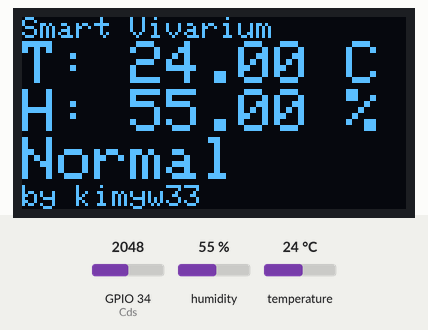
Recording of a sketch running on a simulated ESP32. On the bench: 128×64 one-colour display. The test bench sets the inputs (shaded band); at power-on: humidity 55 %, GPIO 34 (Cds) = 2048, temperature 24 °C.

Above: at 2.7 s.
2.8 s: humidity set to 22 %
At 4.6 s:
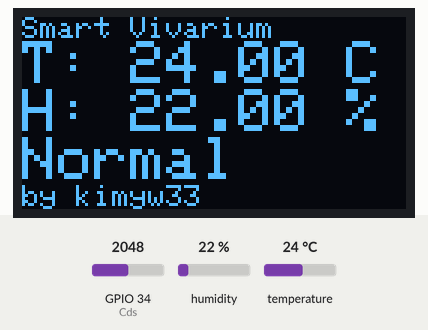
5.8 s: GPIO 34 (Cds) set to 1590
At 6.7 s:
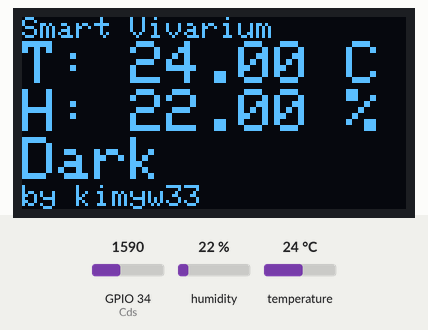
8.8 s: GPIO 34 (Cds) set to 780
At 11.0 s:
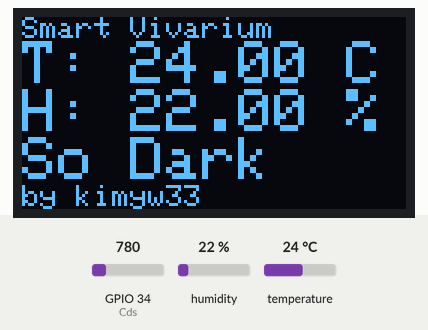
11.8 s: GPIO 34 (Cds) set to 2866
At 13.1 s:
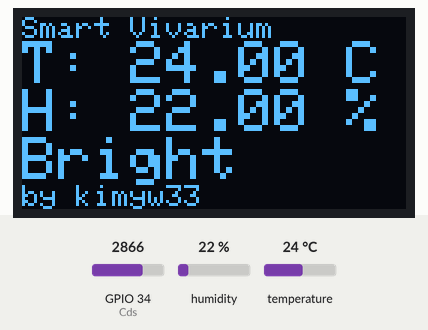
14.8 s: GPIO 34 (Cds) set to 3310
At 17.3 s:
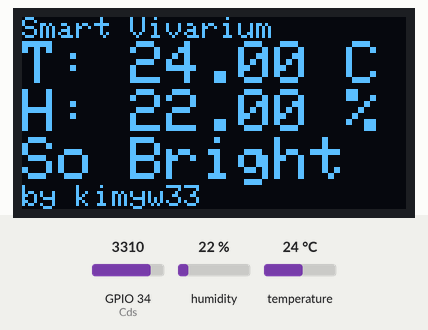
17.9 s: temperature set to 12 °C
At 19.4 s:
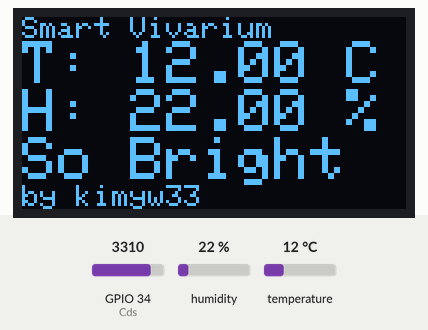
Timing chart, 0 to 20.9 s (numbered marks = the images above; inputs shaded):
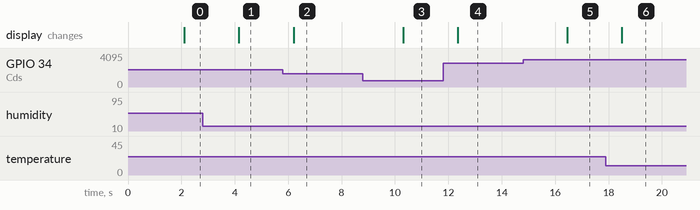

Measured:
- after the input at 2.8 s, the display: changes after 1.4 s (image 1)
- after the input at 5.8 s, the display: changes after 0.40 s (image 2)
- after the input at 8.8 s, the display: changes after 1.5 s (image 3)
- after the input at 11.8 s, the display: changes after 0.55 s (image 4)
- after the input at 14.8 s, the display: changes after 1.6 s (image 5)
- after the input at 17.9 s, the display: changes after 0.60 s (image 6)

The sketch:

4-1_OLED______.ino
```cpp
#include <Wire.h>              // I2C 통신을 위한 헤더파일 호출
#include <Adafruit_GFX.h>      // 그래픽 관련 기능을 제공하는 헤더파일 호출
#include <Adafruit_SSD1306.h>  // SSD1306 OLED 디스플레이를 제어하기 위한 헤더파일 호출
#include <DHT.h>               // DHT 센서를 사용하기 위한 헤더파일 호출

#define SCREEN_WIDTH 128     // OLED 디스플레이의 너비 (픽셀 단위)
#define SCREEN_HEIGHT 64     // OLED 디스플레이의 높이 (픽셀 단위)
#define OLED_RESET -1        // OLED 디스플레이의 리셋 핀 (-1은 리셋 핀 공유를 의미)
#define SCREEN_ADDRESS 0x3C  // I2C 주소 (128x64 OLED 디스플레이의 기본 주소는 0x3C)
#define DHTPIN 33            // DHT 센서를 연결한 핀 번호 (GPIO 33)
#define DHTTYPE DHT11        // DHT 센서의 종류 (DHT11)
#define Cds 34               // GPIO 34번에 조도 센서 연결 (ESP32의 아날로그 입력 핀 중 하나)

// Adafruit_SSD1306 객체 생성: 디스플레이의 크기, I2C 통신을 위한 Wire 객체, 리셋 핀을 지정
Adafruit_SSD1306 display(SCREEN_WIDTH, SCREEN_HEIGHT, &Wire, OLED_RESET);
DHT dht(DHTPIN, DHTTYPE);  // DHT 객체 생성, 핀 번호와 센서 타입을 설정

void setup() {
  Serial.begin(9600);  // 시리얼 통신 속도를 9600 baud rate로 설정
  dht.begin();         // DHT 센서 시작

  // 디스플레이 초기화. 초기화 실패 시 에러 메시지 출력 후 무한 루프
  if (!display.begin(SSD1306_SWITCHCAPVCC, SCREEN_ADDRESS)) {
    Serial.println(F("SSD1306 allocation failed"));  // 시리얼 모니터에 오류 메시지 출력
    for (;;)
      ;  // 오류 발생 시 프로그램 중단
  }

  // 디스플레이 초기화 및 텍스트 설정
  display.clearDisplay();               // 버퍼를 초기화하여 화면을 지움
  display.setTextSize(1);               // 텍스트 크기를 기본으로 설정
  display.setTextColor(SSD1306_WHITE);  // 텍스트 색상을 흰색으로 설정
  display.display();                    // 화면에 버퍼 내용 출력
}

void loop() {
  delay(2000);  // 센서 값을 읽기 전에 2초 대기 (DHT11 센서 특성상 최소 2초 딜레이 필요)

  // 온도와 습도 값 읽기
  float h = dht.readHumidity();     // 습도 값을 읽음
  float t = dht.readTemperature();  // 온도 값을 읽음

  // 조도 값 읽기 및 단계 구분
  int Cds_value = analogRead(Cds);  // 조도 센서로부터 아날로그 값을 읽어들임
  String brightness;
  if (Cds_value < 820) {
    brightness = "So Dark";  // 조도 값이 매우 낮으면 "So Dark"(매우 어두움)
  } else if (Cds_value < 1630) {
    brightness = "Dark";  // 조도 값이 낮으면 "Dark"(어두움)
  } else if (Cds_value < 2450) {
    brightness = "Normal";  // 조도 값이 중간이면 "Normal"(보통)
  } else if (Cds_value < 3270) {
    brightness = "Bright";  // 조도 값이 높으면 "Bright"(밝음)
  } else {
    brightness = "So Bright";  // 조도 값이 매우 높으면 "So Bright"매우 밝음
  }

  // 디스플레이에 온도, 습도, 조도 값 출력
  display.clearDisplay();   // 화면을 지움
  display.setCursor(0, 0);  // 첫 번째 줄에 커서 위치 설정
  display.println("Smart Vivarium");
  display.setTextSize(2);  // 텍스트 크기를 2배로 설정
  display.print("T: ");
  display.print(t);
  display.println(" C");
  display.print("H: ");
  display.print(h);
  display.println(" %");
  display.println(brightness);
  display.setTextSize(1);       // 텍스트 크기를 다시 1배로 설정
  display.print("by kimyw33");  // 네 번째(마지막) 텍스트 라인 출력
  display.display();            // 화면에 버퍼 내용 출력
}
```
